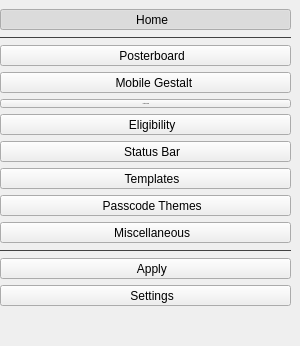
        <widget class="QWidget" name="sidebar" native="true">
         <property name="sizePolicy">
          <sizepolicy hsizetype="Fixed" vsizetype="Preferred">
           <horstretch>0</horstretch>
           <verstretch>0</verstretch>
          </sizepolicy>
         </property>
         <property name="minimumSize">
          <size>
           <width>300</width>
           <height>0</height>
          </size>
         </property>
         <property name="styleSheet">
          <string notr="true">QFrame {
	color: #414141;
}</string>
         </property>
         <layout class="QVBoxLayout" name="verticalLayout">
          <property name="leftMargin">
           <number>0</number>
          </property>
          <property name="topMargin">
           <number>9</number>
          </property>
          <property name="rightMargin">
           <number>9</number>
          </property>
          <property name="bottomMargin">
           <number>0</number>
          </property>
          <item>
           <widget class="QToolButton" name="homePageBtn">
            <property name="sizePolicy">
             <sizepolicy hsizetype="Expanding" vsizetype="Fixed">
              <horstretch>0</horstretch>
              <verstretch>0</verstretch>
             </sizepolicy>
            </property>
            <property name="cursor">
             <cursorShape>PointingHandCursor</cursorShape>
            </property>
            <property name="text">
             <string>    Home</string>
            </property>
            <property name="icon">
             <iconset resource="resources.qrc">
              <normaloff>:/icon/house.svg</normaloff>:/icon/house.svg</iconset>
            </property>
            <property name="checkable">
             <bool>true</bool>
            </property>
            <property name="checked">
             <bool>true</bool>
            </property>
            <property name="autoExclusive">
             <bool>true</bool>
            </property>
            <property name="toolButtonStyle">
             <enum>Qt::ToolButtonTextBesideIcon</enum>
            </property>
            <property name="cls" stdset="0">
             <string notr="true">sidebarBtn</string>
            </property>
           </widget>
          </item>
          <item>
           <widget class="Line" name="sidebarDiv1">
            <property name="styleSheet">
             <string notr="true">QFrame {
	color: #414141;
}</string>
            </property>
            <property name="frameShadow">
             <enum>QFrame::Plain</enum>
            </property>
            <property name="orientation">
             <enum>Qt::Horizontal</enum>
            </property>
           </widget>
          </item>
          <item>
           <widget class="QToolButton" name="posterboardPageBtn">
            <property name="enabled">
             <bool>true</bool>
            </property>
            <property name="sizePolicy">
             <sizepolicy hsizetype="Expanding" vsizetype="Fixed">
              <horstretch>0</horstretch>
              <verstretch>0</verstretch>
             </sizepolicy>
            </property>
            <property name="cursor">
             <cursorShape>PointingHandCursor</cursorShape>
            </property>
            <property name="text">
             <string>    Posterboard</string>
            </property>
            <property name="icon">
             <iconset resource="resources.qrc">
              <normaloff>:/icon/wallpaper.svg</normaloff>:/icon/wallpaper.svg</iconset>
            </property>
            <property name="checkable">
             <bool>true</bool>
            </property>
            <property name="autoExclusive">
             <bool>true</bool>
            </property>
            <property name="toolButtonStyle">
             <enum>Qt::ToolButtonTextBesideIcon</enum>
            </property>
            <property name="cls" stdset="0">
             <string notr="true">sidebarBtn</string>
            </property>
           </widget>
          </item>
          <item>
           <widget class="QToolButton" name="gestaltPageBtn">
            <property name="sizePolicy">
             <sizepolicy hsizetype="Expanding" vsizetype="Fixed">
              <horstretch>0</horstretch>
              <verstretch>0</verstretch>
             </sizepolicy>
            </property>
            <property name="cursor">
             <cursorShape>PointingHandCursor</cursorShape>
            </property>
            <property name="text">
             <string>     Mobile Gestalt</string>
            </property>
            <property name="icon">
             <iconset resource="resources.qrc">
              <normaloff>:/icon/iphone-island.svg</normaloff>:/icon/iphone-island.svg</iconset>
            </property>
            <property name="iconSize">
             <size>
              <width>24</width>
              <height>28</height>
             </size>
            </property>
            <property name="checkable">
             <bool>true</bool>
            </property>
            <property name="autoExclusive">
             <bool>true</bool>
            </property>
            <property name="toolButtonStyle">
             <enum>Qt::ToolButtonTextBesideIcon</enum>
            </property>
            <property name="arrowType">
             <enum>Qt::NoArrow</enum>
            </property>
            <property name="cls" stdset="0">
             <string notr="true">sidebarBtn</string>
            </property>
           </widget>
          </item>
          <item>
           <widget class="QToolButton" name="featureFlagsPageBtn">
            <property name="sizePolicy">
             <sizepolicy hsizetype="Expanding" vsizetype="Fixed">
              <horstretch>0</horstretch>
              <verstretch>0</verstretch>
             </sizepolicy>
            </property>
            <property name="font">
             <font>
              <family>.AppleSystemUIFont</family>
              <pointsize>-1</pointsize>
             </font>
            </property>
            <property name="cursor">
             <cursorShape>PointingHandCursor</cursorShape>
            </property>
            <property name="text">
             <string>    Feature Flags</string>
            </property>
            <property name="icon">
             <iconset resource="resources.qrc">
              <normaloff>:/icon/flag.svg</normaloff>:/icon/flag.svg</iconset>
            </property>
            <property name="checkable">
             <bool>true</bool>
            </property>
            <property name="autoExclusive">
             <bool>true</bool>
            </property>
            <property name="toolButtonStyle">
             <enum>Qt::ToolButtonTextBesideIcon</enum>
            </property>
            <property name="cls" stdset="0">
             <string notr="true">sidebarBtn</string>
            </property>
           </widget>
          </item>
          <item>
           <widget class="QToolButton" name="euEnablerPageBtn">
            <property name="sizePolicy">
             <sizepolicy hsizetype="Expanding" vsizetype="Fixed">
              <horstretch>0</horstretch>
              <verstretch>0</verstretch>
             </sizepolicy>
            </property>
            <property name="cursor">
             <cursorShape>PointingHandCursor</cursorShape>
            </property>
            <property name="text">
             <string>    Eligibility</string>
            </property>
            <property name="icon">
             <iconset resource="resources.qrc">
              <normaloff>:/icon/geo-alt.svg</normaloff>:/icon/geo-alt.svg</iconset>
            </property>
            <property name="checkable">
             <bool>true</bool>
            </property>
            <property name="autoExclusive">
             <bool>true</bool>
            </property>
            <property name="toolButtonStyle">
             <enum>Qt::ToolButtonTextBesideIcon</enum>
            </property>
            <property name="cls" stdset="0">
             <string notr="true">sidebarBtn</string>
            </property>
           </widget>
          </item>
          <item>
           <widget class="QToolButton" name="statusBarPageBtn">
            <property name="sizePolicy">
             <sizepolicy hsizetype="Expanding" vsizetype="Fixed">
              <horstretch>0</horstretch>
              <verstretch>0</verstretch>
             </sizepolicy>
            </property>
            <property name="cursor">
             <cursorShape>PointingHandCursor</cursorShape>
            </property>
            <property name="text">
             <string>    Status Bar</string>
            </property>
            <property name="icon">
             <iconset resource="resources.qrc">
              <normaloff>:/icon/wifi.svg</normaloff>:/icon/wifi.svg</iconset>
            </property>
            <property name="checkable">
             <bool>true</bool>
            </property>
            <property name="autoExclusive">
             <bool>true</bool>
            </property>
            <property name="toolButtonStyle">
             <enum>Qt::ToolButtonTextBesideIcon</enum>
            </property>
            <property name="cls" stdset="0">
             <string notr="true">sidebarBtn</string>
            </property>
           </widget>
          </item>
          <item>
           <widget class="QToolButton" name="templatesPageBtn">
            <property name="enabled">
             <bool>true</bool>
            </property>
            <property name="sizePolicy">
             <sizepolicy hsizetype="Expanding" vsizetype="Fixed">
              <horstretch>0</horstretch>
              <verstretch>0</verstretch>
             </sizepolicy>
            </property>
            <property name="cursor">
             <cursorShape>PointingHandCursor</cursorShape>
            </property>
            <property name="text">
             <string>    Templates</string>
            </property>
            <property name="icon">
             <iconset resource="resources.qrc">
              <normaloff>:/icon/pencil.svg</normaloff>:/icon/pencil.svg</iconset>
            </property>
            <property name="checkable">
             <bool>true</bool>
            </property>
            <property name="autoExclusive">
             <bool>true</bool>
            </property>
            <property name="toolButtonStyle">
             <enum>Qt::ToolButtonTextBesideIcon</enum>
            </property>
            <property name="cls" stdset="0">
             <string notr="true">sidebarBtn</string>
            </property>
           </widget>
          </item>
          <item>
           <widget class="QToolButton" name="passcodePageBtn">
            <property name="enabled">
             <bool>true</bool>
            </property>
            <property name="sizePolicy">
             <sizepolicy hsizetype="Expanding" vsizetype="Fixed">
              <horstretch>0</horstretch>
              <verstretch>0</verstretch>
             </sizepolicy>
            </property>
            <property name="cursor">
             <cursorShape>PointingHandCursor</cursorShape>
            </property>
            <property name="text">
             <string>    Passcode Themes</string>
            </property>
            <property name="icon">
             <iconset resource="resources.qrc">
              <normaloff>:/icon/lock.svg</normaloff>:/icon/lock.svg</iconset>
            </property>
            <property name="checkable">
             <bool>true</bool>
            </property>
            <property name="autoExclusive">
             <bool>true</bool>
            </property>
            <property name="toolButtonStyle">
             <enum>Qt::ToolButtonTextBesideIcon</enum>
            </property>
            <property name="cls" stdset="0">
             <string notr="true">sidebarBtn</string>
            </property>
           </widget>
          </item>
          <item>
           <widget class="QToolButton" name="miscOptionsBtn">
            <property name="sizePolicy">
             <sizepolicy hsizetype="Expanding" vsizetype="Fixed">
              <horstretch>0</horstretch>
              <verstretch>0</verstretch>
             </sizepolicy>
            </property>
            <property name="cursor">
             <cursorShape>PointingHandCursor</cursorShape>
            </property>
            <property name="text">
             <string>    Miscellaneous</string>
            </property>
            <property name="icon">
             <iconset resource="resources.qrc">
              <normaloff>:/icon/ellipsis.svg</normaloff>:/icon/ellipsis.svg</iconset>
            </property>
            <property name="checkable">
             <bool>true</bool>
            </property>
            <property name="autoExclusive">
             <bool>true</bool>
            </property>
            <property name="toolButtonStyle">
             <enum>Qt::ToolButtonTextBesideIcon</enum>
            </property>
            <property name="cls" stdset="0">
             <string notr="true">sidebarBtn</string>
            </property>
           </widget>
          </item>
          <item>
           <widget class="Line" name="sidebarDiv2">
            <property name="styleSheet">
             <string notr="true">QFrame {
	color: #414141;
}</string>
            </property>
            <property name="frameShadow">
             <enum>QFrame::Plain</enum>
            </property>
            <property name="orientation">
             <enum>Qt::Horizontal</enum>
            </property>
           </widget>
          </item>
          <item>
           <widget class="QToolButton" name="applyPageBtn">
            <property name="sizePolicy">
             <sizepolicy hsizetype="Expanding" vsizetype="Fixed">
              <horstretch>0</horstretch>
              <verstretch>0</verstretch>
             </sizepolicy>
            </property>
            <property name="cursor">
             <cursorShape>PointingHandCursor</cursorShape>
            </property>
            <property name="text">
             <string>    Apply</string>
            </property>
            <property name="icon">
             <iconset resource="resources.qrc">
              <normaloff>:/icon/check-circle.svg</normaloff>:/icon/check-circle.svg</iconset>
            </property>
            <property name="checkable">
             <bool>true</bool>
            </property>
            <property name="autoExclusive">
             <bool>true</bool>
            </property>
            <property name="toolButtonStyle">
             <enum>Qt::ToolButtonTextBesideIcon</enum>
            </property>
            <property name="cls" stdset="0">
             <string notr="true">sidebarBtn</string>
            </property>
           </widget>
          </item>
          <item>
           <widget class="QToolButton" name="settingsPageBtn">
            <property name="sizePolicy">
             <sizepolicy hsizetype="Expanding" vsizetype="Fixed">
              <horstretch>0</horstretch>
              <verstretch>0</verstretch>
             </sizepolicy>
            </property>
            <property name="cursor">
             <cursorShape>PointingHandCursor</cursorShape>
            </property>
            <property name="text">
             <string>    Settings</string>
            </property>
            <property name="icon">
             <iconset resource="resources.qrc">
              <normaloff>:/icon/gear.svg</normaloff>:/icon/gear.svg</iconset>
            </property>
            <property name="checkable">
             <bool>true</bool>
            </property>
            <property name="autoExclusive">
             <bool>true</bool>
            </property>
            <property name="toolButtonStyle">
             <enum>Qt::ToolButtonTextBesideIcon</enum>
            </property>
            <property name="cls" stdset="0">
             <string notr="true">sidebarBtn</string>
            </property>
           </widget>
          </item>
          <item>
           <spacer name="verticalSpacer">
            <property name="orientation">
             <enum>Qt::Vertical</enum>
            </property>
            <property name="sizeHint" stdset="0">
             <size>
              <width>20</width>
              <height>40</height>
             </size>
            </property>
           </spacer>
          </item>
         </layout>
        </widget>
